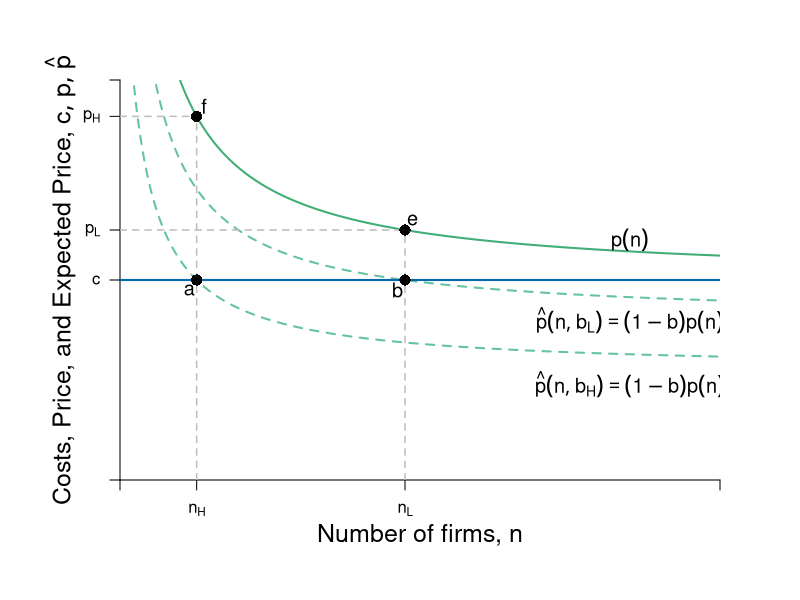

Generate this figure with R:
require(shape)
pdf(file = "competitionmarkets/LRn_Dec_BTE.pdf", width = 9, height = 7)

#Set parameters for graphics
axislabelsize <- 1.5
labelsize <- 1.2
graphlinewidth <- 2
segmentlinewidth <- 1.5

COL <- c("#7fc97f", "#beaed4", "#fdc086", "#ffff99", "#386cb0", "#f0027f", "#bf5b17", "#666666")
COLA <- c("#e0f3db", "#99d8c9","#66c2a4","#41ae76", "#238b45", "#005824")
COLB <- c("#c6dbef", "#4eb3d3", "#2b8cbe", "#0868ac","#084081")
COLC <- c("#fcfbfd", "#efedf5", "#dadaeb", "#bcbddc", "#9e9ac8", "#807dba", "#6a51a3", "#54278f", "#3f007d")

par(mar =  c(6, 6, 4, 4))

Profit <- function(n, pbar = 60, c = 10, beta = 0.5) {
  (pbar - c)^2 / (((n + 1)^2)*beta)
}

totaln <- function(pi, pbar = 60, c = 10, beta = 0.5){
  (pbar - c)/(sqrt(pi*beta)) - 1
}

cournotPrice <- function(n, pbar = 60, c = 10) {
  c + (1/(n+1))*(pbar - c)
}


# Barriers to entry
# Inputs: Probability of BTE (b) and number of firms
# Outputs: Price Level at some n
bte <- function(n, b = 0) {
  cournotPrice(n)*(1-b)
}

nstar <- function(b, pbar = 60, c = 10){
  (pbar*(1 - b) - c) / (b*c)
}

#Levels for the barriers to entry specified here
barriers <- c(0.2, 0.45, 0.71, 0.73)

xlims <- c(0, 40)
ylims <- c(0, 20)

plot(0, 0, xlim = xlims, ylim = ylims, type = "n",
     xlab = expression(paste("")),
     ylab = expression(paste("")), 
     xaxt = "n", 
     yaxt = "n", 
     cex.lab = axislabelsize, 
     bty = "n",
     xaxs="i", 
     yaxs="i")

# ticksy <- seq(from = 0, to = ylims[2], by = 2)
# ylabels <- seq(from = 0, to = ylims[2], by = 2)
# ticksx <- seq(from = 0, to = xlims[2], by = 2)
# xlabels <- seq(from = 0, to = xlims[2], by = 2)
ticksy <- c(0, 10, cournotPrice(n = nstar(b = barriers[1])), cournotPrice(n = nstar(b = barriers[2])), ylims[2])
ylabels <- c(NA, expression(c), expression(paste(p[L])), expression(paste(p[H])), NA)
ticksx <- c(0, nstar(b = barriers[2]), nstar(b = barriers[1]), xlims[2])
xlabels <- c(NA, expression(paste(n[H])), expression(paste(n[L])), NA)

axis(1, at = ticksx, pos = 0, labels = xlabels)
axis(2, at = ticksy, pos = 0, labels = ylabels, las = 1)

npts <- 500 
xx1 <- seq(xlims[1], xlims[2], length.out = npts)

#Lines for barrier graph
#lines(xx1, bte(n = xx1, b = barriers[3]), col = COLA[3], lty = 2, lwd = segmentlinewidth)
#lines(xx1, bte(n = xx1, b = barriers[2]), col = COLA[3], lty = 2, lwd = segmentlinewidth)
lines(xx1, bte(n = xx1, b = barriers[1]), col = COLA[3], lty = 2, lwd = graphlinewidth)
lines(xx1, bte(n = xx1, b = barriers[2]), col = COLA[3], lty = 2, lwd = graphlinewidth)

#Price with no barriers
# No Barrier --- Green
lines(xx1, cournotPrice(xx1, c = 10), col = COLA[4], lwd = graphlinewidth) 

# lines(xx1, Profit(xx1, c = 0.25), col = COLA[4], lty = 2, lwd = segmentlinewidth)

#Label axes
mtext(expression(paste("Number of firms, ", n)), side=1, line = 2.5, cex = axislabelsize)
text(-4, 0.5*ylims[2], expression(paste("Costs, Price, and Expected Price, ", list(c, p, hat(p)) )), xpd = TRUE, cex = axislabelsize, srt = 90) 

#Arrows(18, 6.8, 18, 4.5, col = "black", lty = 1, code = 2, lwd = 2, arr.type = "triangle", arr.lwd = 0.5)
# text(16, 5.75, expression(paste("Decrease in ", rho)), cex = labelsize)


# Eq labels
text(34, 12, expression(paste(p(n))), cex = labelsize)
text(34, 8, expression(paste(hat(p)*(list(n, b[L])) == (1-b)*p(n) )), cex = labelsize)
text(34, 4.8, expression(paste(hat(p)*(list(n, b[H])) == (1-b)*p(n) )), cex = labelsize)


# line for the marginal cost
segments(0, 10, xlims[2], 10, 
         lty = 1, col = COLB[4] , lwd = graphlinewidth
         )

#For the low price with low barriers to entry
segments(nstar(b = barriers[1]), 0, 
         nstar(b = barriers[1]), 
         cournotPrice(n = nstar(b = barriers[1])), 
         lty = 2, col = "gray", lwd = segmentlinewidth
         )

segments(0, cournotPrice(n = nstar(b = barriers[1])), 
         nstar(b = barriers[1]), 
         cournotPrice(n = nstar(b = barriers[1])), 
         lty = 2, col = "gray", lwd = segmentlinewidth
)

#For the high price with high barriers to entry
segments(nstar(b = barriers[2]), 0, 
         nstar(b = barriers[2]), 
         cournotPrice(n = nstar(b = barriers[2])), 
         lty = 2, col = "gray", lwd = segmentlinewidth
         )

segments(0, cournotPrice(n = nstar(b = barriers[2])), 
         nstar(b = barriers[2]), 
         cournotPrice(n = nstar(b = barriers[2])), 
         lty = 2, col = "gray", lwd = segmentlinewidth
)

#This should probably have a loop, but I haven't worked it out. 
#Two points for the low barriers
points(x = nstar(b = barriers[1]), 
       y = cournotPrice(n = nstar(b = barriers[1])), 
       pch = 16, col = "black", cex = 1.5)

text(x = nstar(b = barriers[1]) + 0.5, 
     y = cournotPrice(n = nstar(b = barriers[1])) + 0.5,
     expression(paste(e)), cex = labelsize) 


points(x = nstar(b = barriers[1]), 
       y = bte(n = nstar(b = barriers[1]), b = barriers[1]), 
       pch = 16, col = "black", cex = 1.5)

text(x = nstar(b = barriers[1]) - 0.5, 
     y = bte(n = nstar(b = barriers[1]), b = barriers[1]) - 0.5, 
     expression(paste(b)), cex = labelsize) 

#Two points for the high barriers
points(x = nstar(b = barriers[2]),
       y = cournotPrice(n = nstar(b = barriers[2])),
       pch = 16, col = "black", cex = 1.5)

text(x = nstar(b = barriers[2]) + 0.5, 
     y = cournotPrice(n = nstar(b = barriers[2])) + 0.5,
     expression(paste(f)), cex = labelsize) 

points(x = nstar(b = barriers[2]),
       y = bte(n = nstar(b = barriers[2]), b = barriers[2]),
       pch = 16, col = "black", cex = 1.5)

text(x = nstar(b = barriers[2]) - 0.5, 
     y = bte(n = nstar(b = barriers[2]), b = barriers[2]) - 0.5, 
     expression(paste(a)), cex = labelsize) 

# points(x = nstar(b = barriers[3]),
#        y = bte(n = nstar(b = barriers[3]), b = barriers[3]),
#        pch = 16, col = "black", cex = 1.5)
# points(x = nstar(b = barriers[4]), 
#        y = bte(n = nstar(b = barriers[4]),b = barriers[4]), 
#        pch = 16, col = "black", cex = 1.5)

dev.off()
